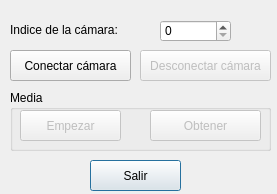
<?xml version="1.0" encoding="UTF-8"?>
<ui version="4.0">
 <class>mediadevideo</class>
 <widget class="QDialog" name="mediadevideo">
  <property name="geometry">
   <rect>
    <x>0</x>
    <y>0</y>
    <width>277</width>
    <height>194</height>
   </rect>
  </property>
  <property name="minimumSize">
   <size>
    <width>277</width>
    <height>194</height>
   </size>
  </property>
  <property name="maximumSize">
   <size>
    <width>277</width>
    <height>194</height>
   </size>
  </property>
  <property name="windowTitle">
   <string>Vídeo a imagen media...</string>
  </property>
  <property name="windowIcon">
   <iconset resource="recursos.qrc">
    <normaloff>:/imagenes/icono.png</normaloff>:/imagenes/icono.png</iconset>
  </property>
  <widget class="QPushButton" name="pushButton">
   <property name="geometry">
    <rect>
     <x>10</x>
     <y>50</y>
     <width>121</width>
     <height>31</height>
    </rect>
   </property>
   <property name="text">
    <string>Conectar cámara</string>
   </property>
  </widget>
  <widget class="QLabel" name="label">
   <property name="geometry">
    <rect>
     <x>10</x>
     <y>22</y>
     <width>131</width>
     <height>16</height>
    </rect>
   </property>
   <property name="text">
    <string>Indice de la cámara:</string>
   </property>
  </widget>
  <widget class="QSpinBox" name="spinBox">
   <property name="geometry">
    <rect>
     <x>160</x>
     <y>20</y>
     <width>71</width>
     <height>22</height>
    </rect>
   </property>
   <property name="maximum">
    <number>10000</number>
   </property>
  </widget>
  <widget class="QPushButton" name="pushButton_2">
   <property name="enabled">
    <bool>false</bool>
   </property>
   <property name="geometry">
    <rect>
     <x>140</x>
     <y>50</y>
     <width>131</width>
     <height>31</height>
    </rect>
   </property>
   <property name="text">
    <string>Desconectar cámara</string>
   </property>
  </widget>
  <widget class="QGroupBox" name="groupBox">
   <property name="geometry">
    <rect>
     <x>10</x>
     <y>90</y>
     <width>261</width>
     <height>61</height>
    </rect>
   </property>
   <property name="title">
    <string>Media</string>
   </property>
   <widget class="QPushButton" name="pushButton_3">
    <property name="enabled">
     <bool>false</bool>
    </property>
    <property name="geometry">
     <rect>
      <x>10</x>
      <y>20</y>
      <width>101</width>
      <height>31</height>
     </rect>
    </property>
    <property name="text">
     <string>Empezar</string>
    </property>
   </widget>
   <widget class="QPushButton" name="pushButton_4">
    <property name="enabled">
     <bool>false</bool>
    </property>
    <property name="geometry">
     <rect>
      <x>140</x>
      <y>20</y>
      <width>111</width>
      <height>31</height>
     </rect>
    </property>
    <property name="text">
     <string>Obtener</string>
    </property>
   </widget>
  </widget>
  <widget class="QPushButton" name="pushButton_5">
   <property name="geometry">
    <rect>
     <x>90</x>
     <y>160</y>
     <width>91</width>
     <height>31</height>
    </rect>
   </property>
   <property name="text">
    <string>Salir</string>
   </property>
   <property name="default">
    <bool>true</bool>
   </property>
  </widget>
 </widget>
 <resources>
  <include location="recursos.qrc"/>
 </resources>
 <connections/>
</ui>
